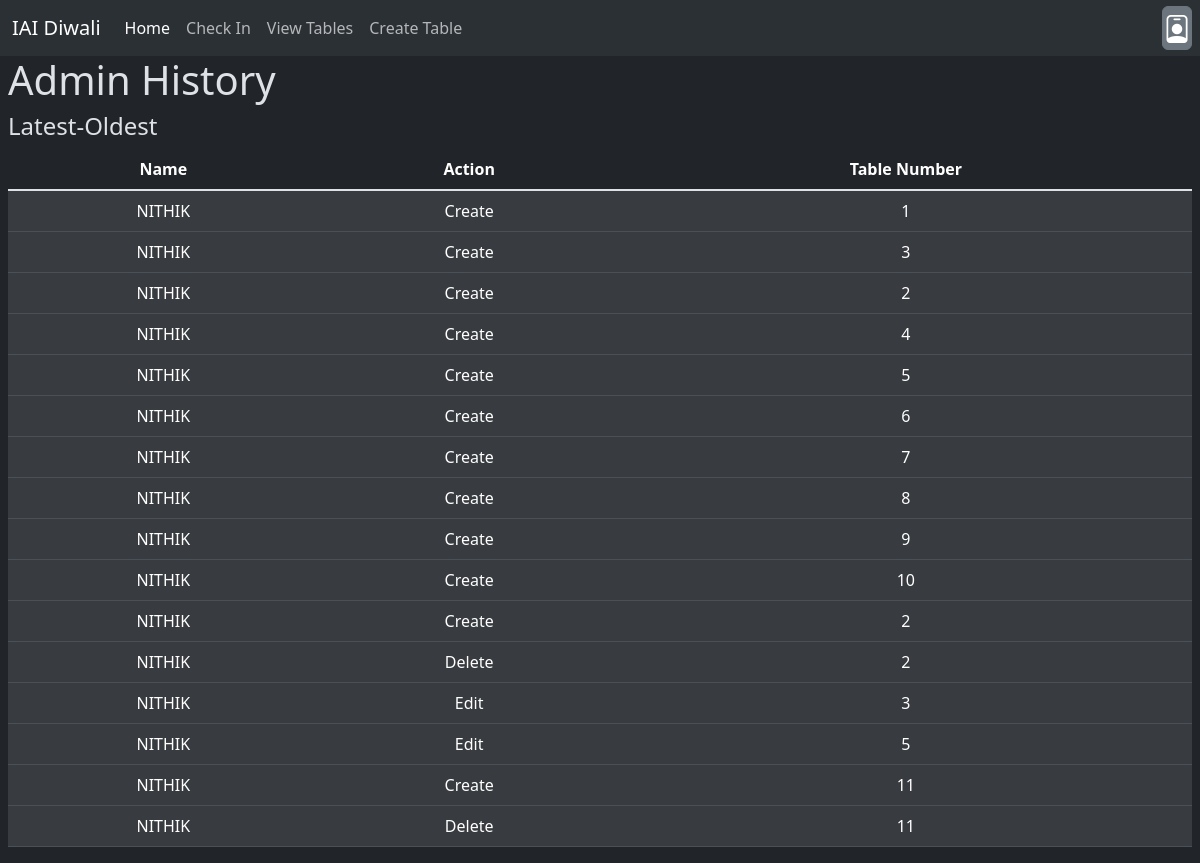
/adminHistory/1 (signed in), run on the app's committed database.
### tables this page shows
CREATE TABLE history (
    id INTEGER PRIMARY KEY AUTOINCREMENT,
    aName TEXT NOT NULL,
    action TEXT NOT NULL,
    tableNum INTEGER NOT NULL
);

### app.py (the view)
@app.route("/adminHistory/<int:id>")
def adminHistory(id):
    adminInfo = q.get_admin_info_by_id(id)
    history = q.get_history_by_name(adminInfo["username"])
    return render_template("history.html", history=history)

### queries.py (called while the page is built)
def get_admin_info_by_id(id):
    sql="""SELECT * FROM admins WHERE id=?"""
    return db.execute(sql,id)[0]

def get_history_by_name(name):
    sql="""SELECT * FROM history WHERE aName=?"""
    return db.execute(sql,name)

### templates/history.html
{% extends "base.html" %}
{% block content %}
    <h1>Admin History</h1>
    <h4>Latest-Oldest</h4>
    <table class="table text-center">
        <thead>
            <tr>
                <th scope="col">Name</th>
                <th scope="col">Action</th>
                <th scope="col">Table Number</th>
            </tr>
        </thead>
        <tbody class="table-group-divider">
            {% for h in history %}
                <tr {% if h.aName == session.name %}class="table-active" {% endif %}>
                    <td>{{ h.aName }}</td>
                    <td>{{ h.action }}</td>
                    <td>{{ h.tableNum }}</td>
                </tr>
            {% endfor %}
        </tbody>
    </table>
{% endblock %}

### static/style.css (style rules this page uses)
.text-center { position: relative; z-index: 2; }

### data on the page
history: aName "NITHIK", action "Create", tableNum "1"
history: aName "NITHIK", action "Create", tableNum "3"
history: aName "NITHIK", action "Create", tableNum "2"
history: aName "NITHIK", action "Create", tableNum "4"
history: aName "NITHIK", action "Create", tableNum "5"
history: aName "NITHIK", action "Create", tableNum "6"
history: aName "NITHIK", action "Create", tableNum "7"
history: aName "NITHIK", action "Create", tableNum "8"
history: aName "NITHIK", action "Create", tableNum "9"
history: aName "NITHIK", action "Create", tableNum "10"
history: aName "NITHIK", action "Create", tableNum "2"
history: aName "NITHIK", action "Delete", tableNum "2"
history: aName "NITHIK", action "Edit", tableNum "3"
history: aName "NITHIK", action "Edit", tableNum "5"
history: aName "NITHIK", action "Create", tableNum "11"
history: aName "NITHIK", action "Delete", tableNum "11"
